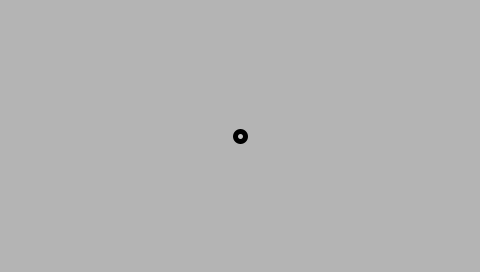
Frame 1 (no input)
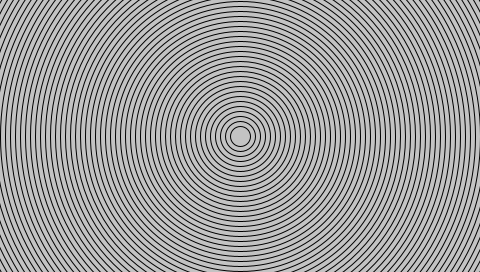
Frame 60 (the mouse pressed at the canvas centre just before this capture)
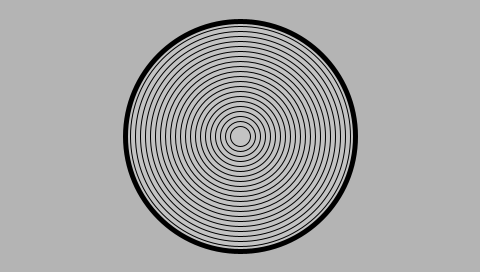
Frame 120 (the mouse held since frame 60 and released just before this capture)

The Processing sketch that drew these frames (run headless with seeded random() and noise(); from frame 60 on, the mouse is pressed at the canvas centre):

// Processing sketch: sketch_240707b
// ── sketch_240707b.pde
int diam = 10;
float centX, centY;

void setup() {
  size(240*2, 136*2);
  frameRate(50);
  smooth();
  background(180);
  centX = width/2;
  centY = height/2;
  stroke(0);
  strokeWeight(5);
  fill(255, 50);
}

void draw() {
  if (diam <= width*2) {
    background(180);
    strokeWeight(5);
    fill(255, 50);
    ellipse(centX, centY, diam, diam);
    
    strokeWeight(1);
    noFill();
    int tempdiam = diam;
    while (tempdiam > 10) {
      ellipse(centX, centY, tempdiam, tempdiam);
      tempdiam -= 10;
    }
    diam += 10;
  } else {
    background(180);
    diam = 10;
  }
}
